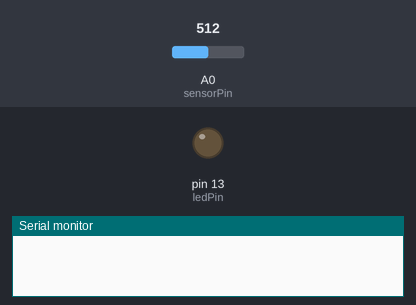
Bench run of a sketch on a simulated Arduino Uno, built with avr-gcc and run on an emulated ATmega328P. Shown: output pins drawn as LEDs (lit = HIGH), the last lines printed to the serial monitor. Dashed ring = blinking. The inputs (shaded band) are chosen by the test bench; at power-on: A0 (sensorPin) = 512.

Above: at 1.2 s.
1.3 s: A0 (sensorPin) set to 587
2.8 s: A0 (sensorPin) set to 609
At 3.1 s:
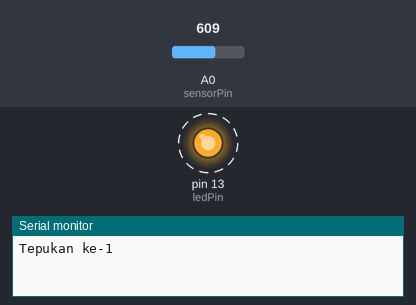
5.8 s: A0 (sensorPin) set to 590
At 6.6 s:
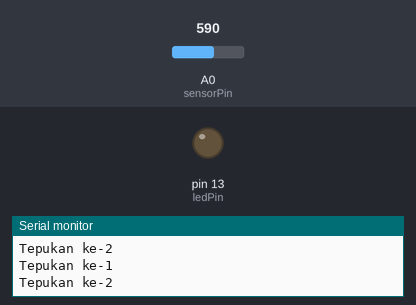
7.3 s: A0 (sensorPin) set to 610
At 7.7 s:
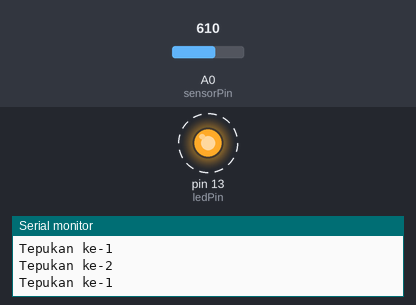
Timing chart, 0 to 11.3 s (numbered marks = the images above; inputs shaded):
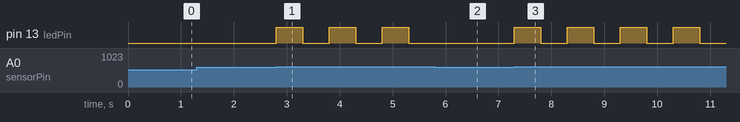

The sketch:

ArduinoUNOSensorSuaraAnalogLEDOnOff.ino
```cpp
// Definisikan pin
const int sensorPin = A0;  // Pin input untuk sensor suara (analog)
const int ledPin = 13;     // Pin output untuk LED

// Variabel untuk deteksi suara
int sensorValue = 0;
int threshold = 600; // Ambang batas deteksi suara, sesuaikan dengan kebutuhan
int clapCount = 0;   // Menyimpan jumlah tepukan yang terdeteksi
unsigned long lastClapTime = 0;  // Waktu tepukan terakhir
unsigned long debounceDelay = 500;  // Delay untuk menghindari deteksi tepukan berulang terlalu cepat

void setup() {
  pinMode(sensorPin, INPUT);  // Sensor suara sebagai input
  pinMode(ledPin, OUTPUT);    // LED sebagai output
  digitalWrite(ledPin, LOW);  // Mulai dengan LED mati
  Serial.begin(9600);         // Inisialisasi komunikasi serial untuk debugging
}

void loop() {
  sensorValue = analogRead(sensorPin);  // Membaca nilai analog dari sensor suara

  // Jika nilai sensor lebih besar dari ambang batas dan ada delay
  if (sensorValue > threshold && millis() - lastClapTime > debounceDelay) {
    // Setel waktu tepukan terakhir
    lastClapTime = millis();

    clapCount++;  // Tambahkan jumlah tepukan yang terdeteksi
    Serial.print("Tepukan ke-");
    Serial.println(clapCount);

    if (clapCount == 1) {
      digitalWrite(ledPin, HIGH);  // Menyalakan LED pada tepukan pertama
    }
    else if (clapCount == 2) {
      digitalWrite(ledPin, LOW);   // Mematikan LED pada tepukan kedua
      clapCount = 0;  // Reset jumlah tepukan setelah 2 tepukan
    }

    delay(300);  // Tunggu sebentar untuk menghindari deteksi suara berulang
  }
}
```

Measured:
- the behaviour switches between 600 and 601 on A0 (sensorPin) (found by bisection; images 0 and 1)
- after the input at 1.3 s, every drawn part: stays the same
- after the input at 2.8 s, pin 13 (ledPin): alternates HIGH for 0.50 s and LOW for 0.50 s, starting at once
- after the input at 5.8 s, pin 13 (ledPin): stays LOW (without the input it goes to HIGH after 0.01 s)
- after the input at 7.3 s, pin 13 (ledPin): alternates HIGH for 0.50 s and LOW for 0.50 s, starting at once
